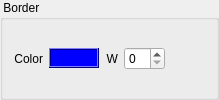
        <widget class="QGroupBox" name="groupbox_arg_border">
         <property name="title">
          <string> Border </string>
         </property>
         <layout class="QHBoxLayout" name="horizontalLayout_13">
          <item>
           <widget class="QLabel" name="label_arg_border_color">
            <property name="text">
             <string>Color</string>
            </property>
            <property name="alignment">
             <set>Qt::AlignRight|Qt::AlignTrailing|Qt::AlignVCenter</set>
            </property>
           </widget>
          </item>
          <item>
           <widget class="QFrame" name="frame_arg_border_color">
            <property name="minimumSize">
             <size>
              <width>50</width>
              <height>0</height>
             </size>
            </property>
            <property name="maximumSize">
             <size>
              <width>16777215</width>
              <height>20</height>
             </size>
            </property>
            <property name="palette">
             <palette>
              <active>
               <colorrole role="WindowText">
                <brush brushstyle="SolidPattern">
                 <color alpha="255">
                  <red>0</red>
                  <green>0</green>
                  <blue>0</blue>
                 </color>
                </brush>
               </colorrole>
               <colorrole role="Button">
                <brush brushstyle="SolidPattern">
                 <color alpha="255">
                  <red>0</red>
                  <green>0</green>
                  <blue>255</blue>
                 </color>
                </brush>
               </colorrole>
               <colorrole role="Light">
                <brush brushstyle="SolidPattern">
                 <color alpha="255">
                  <red>127</red>
                  <green>127</green>
                  <blue>255</blue>
                 </color>
                </brush>
               </colorrole>
               <colorrole role="Midlight">
                <brush brushstyle="SolidPattern">
                 <color alpha="255">
                  <red>63</red>
                  <green>63</green>
                  <blue>255</blue>
                 </color>
                </brush>
               </colorrole>
               <colorrole role="Dark">
                <brush brushstyle="SolidPattern">
                 <color alpha="255">
                  <red>0</red>
                  <green>0</green>
                  <blue>127</blue>
                 </color>
                </brush>
               </colorrole>
               <colorrole role="Mid">
                <brush brushstyle="SolidPattern">
                 <color alpha="255">
                  <red>0</red>
                  <green>0</green>
                  <blue>170</blue>
                 </color>
                </brush>
               </colorrole>
               <colorrole role="Text">
                <brush brushstyle="SolidPattern">
                 <color alpha="255">
                  <red>0</red>
                  <green>0</green>
                  <blue>0</blue>
                 </color>
                </brush>
               </colorrole>
               <colorrole role="BrightText">
                <brush brushstyle="SolidPattern">
                 <color alpha="255">
                  <red>255</red>
                  <green>255</green>
                  <blue>255</blue>
                 </color>
                </brush>
               </colorrole>
               <colorrole role="ButtonText">
                <brush brushstyle="SolidPattern">
                 <color alpha="255">
                  <red>0</red>
                  <green>0</green>
                  <blue>0</blue>
                 </color>
                </brush>
               </colorrole>
               <colorrole role="Base">
                <brush brushstyle="SolidPattern">
                 <color alpha="255">
                  <red>255</red>
                  <green>255</green>
                  <blue>255</blue>
                 </color>
                </brush>
               </colorrole>
               <colorrole role="Window">
                <brush brushstyle="SolidPattern">
                 <color alpha="255">
                  <red>0</red>
                  <green>0</green>
                  <blue>255</blue>
                 </color>
                </brush>
               </colorrole>
               <colorrole role="Shadow">
                <brush brushstyle="SolidPattern">
                 <color alpha="255">
                  <red>0</red>
                  <green>0</green>
                  <blue>0</blue>
                 </color>
                </brush>
               </colorrole>
               <colorrole role="AlternateBase">
                <brush brushstyle="SolidPattern">
                 <color alpha="255">
                  <red>127</red>
                  <green>127</green>
                  <blue>255</blue>
                 </color>
                </brush>
               </colorrole>
               <colorrole role="ToolTipBase">
                <brush brushstyle="SolidPattern">
                 <color alpha="255">
                  <red>255</red>
                  <green>255</green>
                  <blue>220</blue>
                 </color>
                </brush>
               </colorrole>
               <colorrole role="ToolTipText">
                <brush brushstyle="SolidPattern">
                 <color alpha="255">
                  <red>0</red>
                  <green>0</green>
                  <blue>0</blue>
                 </color>
                </brush>
               </colorrole>
              </active>
              <inactive>
               <colorrole role="WindowText">
                <brush brushstyle="SolidPattern">
                 <color alpha="255">
                  <red>0</red>
                  <green>0</green>
                  <blue>0</blue>
                 </color>
                </brush>
               </colorrole>
               <colorrole role="Button">
                <brush brushstyle="SolidPattern">
                 <color alpha="255">
                  <red>0</red>
                  <green>0</green>
                  <blue>255</blue>
                 </color>
                </brush>
               </colorrole>
               <colorrole role="Light">
                <brush brushstyle="SolidPattern">
                 <color alpha="255">
                  <red>127</red>
                  <green>127</green>
                  <blue>255</blue>
                 </color>
                </brush>
               </colorrole>
               <colorrole role="Midlight">
                <brush brushstyle="SolidPattern">
                 <color alpha="255">
                  <red>63</red>
                  <green>63</green>
                  <blue>255</blue>
                 </color>
                </brush>
               </colorrole>
               <colorrole role="Dark">
                <brush brushstyle="SolidPattern">
                 <color alpha="255">
                  <red>0</red>
                  <green>0</green>
                  <blue>127</blue>
                 </color>
                </brush>
               </colorrole>
               <colorrole role="Mid">
                <brush brushstyle="SolidPattern">
                 <color alpha="255">
                  <red>0</red>
                  <green>0</green>
                  <blue>170</blue>
                 </color>
                </brush>
               </colorrole>
               <colorrole role="Text">
                <brush brushstyle="SolidPattern">
                 <color alpha="255">
                  <red>0</red>
                  <green>0</green>
                  <blue>0</blue>
                 </color>
                </brush>
               </colorrole>
               <colorrole role="BrightText">
                <brush brushstyle="SolidPattern">
                 <color alpha="255">
                  <red>255</red>
                  <green>255</green>
                  <blue>255</blue>
                 </color>
                </brush>
               </colorrole>
               <colorrole role="ButtonText">
                <brush brushstyle="SolidPattern">
                 <color alpha="255">
                  <red>0</red>
                  <green>0</green>
                  <blue>0</blue>
                 </color>
                </brush>
               </colorrole>
               <colorrole role="Base">
                <brush brushstyle="SolidPattern">
                 <color alpha="255">
                  <red>255</red>
                  <green>255</green>
                  <blue>255</blue>
                 </color>
                </brush>
               </colorrole>
               <colorrole role="Window">
                <brush brushstyle="SolidPattern">
                 <color alpha="255">
                  <red>0</red>
                  <green>0</green>
                  <blue>255</blue>
                 </color>
                </brush>
               </colorrole>
               <colorrole role="Shadow">
                <brush brushstyle="SolidPattern">
                 <color alpha="255">
                  <red>0</red>
                  <green>0</green>
                  <blue>0</blue>
                 </color>
                </brush>
               </colorrole>
               <colorrole role="AlternateBase">
                <brush brushstyle="SolidPattern">
                 <color alpha="255">
                  <red>127</red>
                  <green>127</green>
                  <blue>255</blue>
                 </color>
                </brush>
               </colorrole>
               <colorrole role="ToolTipBase">
                <brush brushstyle="SolidPattern">
                 <color alpha="255">
                  <red>255</red>
                  <green>255</green>
                  <blue>220</blue>
                 </color>
                </brush>
               </colorrole>
               <colorrole role="ToolTipText">
                <brush brushstyle="SolidPattern">
                 <color alpha="255">
                  <red>0</red>
                  <green>0</green>
                  <blue>0</blue>
                 </color>
                </brush>
               </colorrole>
              </inactive>
              <disabled>
               <colorrole role="WindowText">
                <brush brushstyle="SolidPattern">
                 <color alpha="255">
                  <red>0</red>
                  <green>0</green>
                  <blue>127</blue>
                 </color>
                </brush>
               </colorrole>
               <colorrole role="Button">
                <brush brushstyle="SolidPattern">
                 <color alpha="255">
                  <red>0</red>
                  <green>0</green>
                  <blue>255</blue>
                 </color>
                </brush>
               </colorrole>
               <colorrole role="Light">
                <brush brushstyle="SolidPattern">
                 <color alpha="255">
                  <red>127</red>
                  <green>127</green>
                  <blue>255</blue>
                 </color>
                </brush>
               </colorrole>
               <colorrole role="Midlight">
                <brush brushstyle="SolidPattern">
                 <color alpha="255">
                  <red>63</red>
                  <green>63</green>
                  <blue>255</blue>
                 </color>
                </brush>
               </colorrole>
               <colorrole role="Dark">
                <brush brushstyle="SolidPattern">
                 <color alpha="255">
                  <red>0</red>
                  <green>0</green>
                  <blue>127</blue>
                 </color>
                </brush>
               </colorrole>
               <colorrole role="Mid">
                <brush brushstyle="SolidPattern">
                 <color alpha="255">
                  <red>0</red>
                  <green>0</green>
                  <blue>170</blue>
                 </color>
                </brush>
               </colorrole>
               <colorrole role="Text">
                <brush brushstyle="SolidPattern">
                 <color alpha="255">
                  <red>0</red>
                  <green>0</green>
                  <blue>127</blue>
                 </color>
                </brush>
               </colorrole>
               <colorrole role="BrightText">
                <brush brushstyle="SolidPattern">
                 <color alpha="255">
                  <red>255</red>
                  <green>255</green>
                  <blue>255</blue>
                 </color>
                </brush>
               </colorrole>
               <colorrole role="ButtonText">
                <brush brushstyle="SolidPattern">
                 <color alpha="255">
                  <red>0</red>
                  <green>0</green>
                  <blue>127</blue>
                 </color>
                </brush>
               </colorrole>
               <colorrole role="Base">
                <brush brushstyle="SolidPattern">
                 <color alpha="255">
                  <red>0</red>
                  <green>0</green>
                  <blue>255</blue>
                 </color>
                </brush>
               </colorrole>
               <colorrole role="Window">
                <brush brushstyle="SolidPattern">
                 <color alpha="255">
                  <red>0</red>
                  <green>0</green>
                  <blue>255</blue>
                 </color>
                </brush>
               </colorrole>
               <colorrole role="Shadow">
                <brush brushstyle="SolidPattern">
                 <color alpha="255">
                  <red>0</red>
                  <green>0</green>
                  <blue>0</blue>
                 </color>
                </brush>
               </colorrole>
               <colorrole role="AlternateBase">
                <brush brushstyle="SolidPattern">
                 <color alpha="255">
                  <red>0</red>
                  <green>0</green>
                  <blue>255</blue>
                 </color>
                </brush>
               </colorrole>
               <colorrole role="ToolTipBase">
                <brush brushstyle="SolidPattern">
                 <color alpha="255">
                  <red>255</red>
                  <green>255</green>
                  <blue>220</blue>
                 </color>
                </brush>
               </colorrole>
               <colorrole role="ToolTipText">
                <brush brushstyle="SolidPattern">
                 <color alpha="255">
                  <red>0</red>
                  <green>0</green>
                  <blue>0</blue>
                 </color>
                </brush>
               </colorrole>
              </disabled>
             </palette>
            </property>
            <property name="font">
             <font>
              <stylestrategy>PreferAntialias</stylestrategy>
             </font>
            </property>
            <property name="cursor">
             <cursorShape>PointingHandCursor</cursorShape>
            </property>
            <property name="autoFillBackground">
             <bool>true</bool>
            </property>
            <property name="frameShape">
             <enum>QFrame::Box</enum>
            </property>
            <property name="frameShadow">
             <enum>QFrame::Raised</enum>
            </property>
           </widget>
          </item>
          <item>
           <widget class="QLabel" name="label_arg_border_width">
            <property name="text">
             <string>W</string>
            </property>
            <property name="alignment">
             <set>Qt::AlignRight|Qt::AlignTrailing|Qt::AlignVCenter</set>
            </property>
            <property name="buddy">
             <cstring>spinbox_fc_border_width</cstring>
            </property>
           </widget>
          </item>
          <item>
           <widget class="QSpinBox" name="spinbox_arg_border_width">
            <property name="maximum">
             <number>10</number>
            </property>
           </widget>
          </item>
          <item>
           <spacer name="horizontalSpacer_4">
            <property name="orientation">
             <enum>Qt::Horizontal</enum>
            </property>
            <property name="sizeHint" stdset="0">
             <size>
              <width>40</width>
              <height>20</height>
             </size>
            </property>
           </spacer>
          </item>
         </layout>
        </widget>
